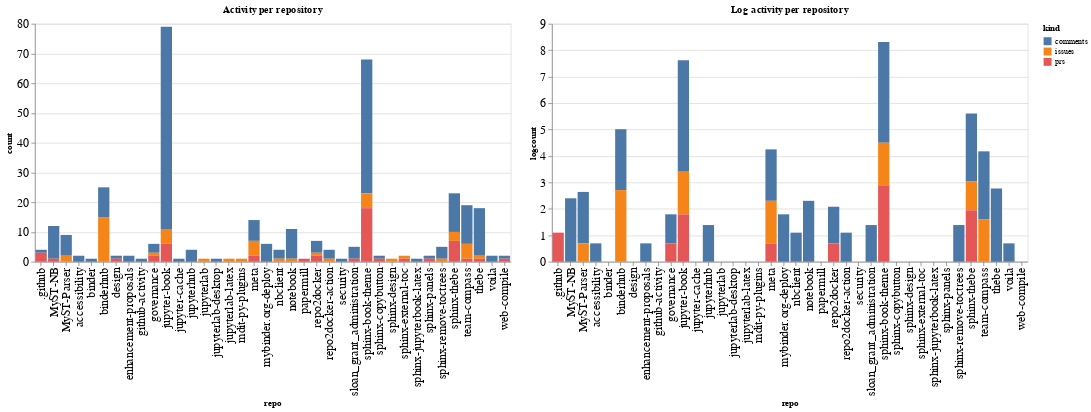

Source (notebook cell):
### Code cell
ch1 = alt.Chart(repo_summaries, width=600, title="Activity per repository").mark_bar().encode(
    x='repo',
    y='count',
    color='kind',
    tooltip="kind"
)

ch2 = alt.Chart(repo_summaries, width=600, title="Log activity per repository").mark_bar().encode(
    x='repo',
    y='logcount',
    color='kind',
    tooltip="kind"
)

ch1 | ch2

### Figure 1 — Vega-Lite specification as saved in the notebook (floating-point values rounded to 4 significant figures)
{"config": {"axisLeft": {"labelFontSize": 15}, "axisBottom": {"labelFontSize": 15}}, "hconcat": [{"mark": "bar", "encoding": {"color": {"type": "nominal", "field": "kind"}, "tooltip": {"type": "nominal", "field": "kind"}, "x": {"type": "nominal", "field": "repo"}, "y": {"type": "quantitative", "field": "count"}}, "title": "Activity per repository", "width": 600}, {"mark": "bar", "encoding": {"color": {"type": "nominal", "field": "kind"}, "tooltip": {"type": "nominal", "field": "kind"}, "x": {"type": "nominal", "field": "repo"}, "y": {"type": "quantitative", "field": "logcount"}}, "title": "Log activity per repository", "width": 600}], "data": {"name": "data-efa787441f78536d49b9033b07c32b58"}, "$schema": "https://vega.github.io/schema/vega-lite/v4.8.1.json", "datasets": {"data-efa787441f78536d49b9033b07c32b58": [{"repo": ".github", "kind": "comments", "count": 1, "logcount": 0.0}, {"repo": ".github", "kind": "prs", "count": 3, "logcount": 1.099}, {"repo": "MyST-NB", "kind": "comments", "count": 11, "logcount": 2.398}, {"repo": "MyST-NB", "kind": "prs", "count": 1, "logcount": 0.0}, {"repo": "MyST-Parser", "kind": "comments", "count": 7, "logcount": 1.946}, {"repo": "MyST-Parser", "kind": "issues", "count": 2, "logcount": 0.6931}, {"repo": "accessibility", "kind": "comments", "count": 2, "logcount": 0.6931}, {"repo": "binder", "kind": "comments", "count": 1, "logcount": 0.0}, {"repo": "binderhub", "kind": "comments", "count": 10, "logcount": 2.303}, {"repo": "binderhub", "kind": "issues", "count": 15, "logcount": 2.708}, {"repo": "design", "kind": "comments", "count": 1, "logcount": 0.0}, {"repo": "design", "kind": "prs", "count": 1, "logcount": 0.0}, {"repo": "enhancement-proposals", "kind": "comments", "count": 2, "logcount": 0.6931}, {"repo": "github-activity", "kind": "comments", "count": 1, "logcount": 0.0}, {"repo": "governance", "kind": "comments", "count": 3, "logcount": 1.099}, {"repo": "governance", "kind": "issues", "count": 1, "logcount": 0.0}, {"repo": "governance", "kind": "prs", "count": 2, "logcount": 0.6931}, {"repo": "jupyter-book", "kind": "comments", "count": 68, "logcount": 4.22}, {"repo": "jupyter-book", "kind": "issues", "count": 5, "logcount": 1.609}, {"repo": "jupyter-book", "kind": "prs", "count": 6, "logcount": 1.792}, {"repo": "jupyter-cache", "kind": "comments", "count": 1, "logcount": 0.0}, {"repo": "jupyterhub", "kind": "comments", "count": 4, "logcount": 1.386}, {"repo": "jupyterlab", "kind": "issues", "count": 1, "logcount": 0.0}, {"repo": "jupyterlab-desktop", "kind": "comments", "count": 1, "logcount": 0.0}, {"repo": "jupyterlab-latex", "kind": "issues", "count": 1, "logcount": 0.0}, {"repo": "mdit-py-plugins", "kind": "issues", "count": 1, "logcount": 0.0}, {"repo": "meta", "kind": "comments", "count": 7, "logcount": 1.946}, {"repo": "meta", "kind": "issues", "count": 5, "logcount": 1.609}, {"repo": "meta", "kind": "prs", "count": 2, "logcount": 0.6931}, {"repo": "mybinder.org-deploy", "kind": "comments", "count": 6, "logcount": 1.792}, {"repo": "nbclient", "kind": "comments", "count": 3, "logcount": 1.099}, {"repo": "nbclient", "kind": "issues", "count": 1, "logcount": 0.0}, {"repo": "notebook", "kind": "comments", "count": 10, "logcount": 2.303}, {"repo": "notebook", "kind": "issues", "count": 1, "logcount": 0.0}, {"repo": "papermill", "kind": "prs", "count": 1, "logcount": 0.0}, {"repo": "repo2docker", "kind": "comments", "count": 4, "logcount": 1.386}, {"repo": "repo2docker", "kind": "issues", "count": 1, "logcount": 0.0}, {"repo": "repo2docker", "kind": "prs", "count": 2, "logcount": 0.6931}, {"repo": "repo2docker-action", "kind": "comments", "count": 3, "logcount": 1.099}, {"repo": "repo2docker-action", "kind": "issues", "count": 1, "logcount": 0.0}, {"repo": "security", "kind": "comments", "count": 1, "logcount": 0.0}, {"repo": "sloan_grant_administration", "kind": "comments", "count": 4, "logcount": 1.386}, {"repo": "sloan_grant_administration", "kind": "prs", "count": 1, "logcount": 0.0}, {"repo": "sphinx-book-theme", "kind": "comments", "count": 45, "logcount": 3.807}, {"repo": "sphinx-book-theme", "kind": "issues", "count": 5, "logcount": 1.609}, {"repo": "sphinx-book-theme", "kind": "prs", "count": 18, "logcount": 2.89}, {"repo": "sphinx-copybutton", "kind": "comments", "count": 1, "logcount": 0.0}, {"repo": "sphinx-copybutton", "kind": "prs", "count": 1, "logcount": 0.0}, {"repo": "sphinx-design", "kind": "issues", "count": 1, "logcount": 0.0}, {"repo": "sphinx-external-toc", "kind": "issues", "count": 1, "logcount": 0.0}, {"repo": "sphinx-external-toc", "kind": "prs", "count": 1, "logcount": 0.0}, {"repo": "sphinx-jupyterbook-latex", "kind": "comments", "count": 1, "logcount": 0.0}, {"repo": "sphinx-panels", "kind": "comments", "count": 1, "logcount": 0.0}, {"repo": "sphinx-panels", "kind": "prs", "count": 1, "logcount": 0.0}, {"repo": "sphinx-remove-toctrees", "kind": "comments", "count": 4, "logcount": 1.386}, {"repo": "sphinx-remove-toctrees", "kind": "issues", "count": 1, "logcount": 0.0}, {"repo": "sphinx-thebe", "kind": "comments", "count": 13, "logcount": 2.565}, {"repo": "sphinx-thebe", "kind": "issues", "count": 3, "logcount": 1.099}, {"repo": "sphinx-thebe", "kind": "prs", "count": 7, "logcount": 1.946}, {"repo": "team-compass", "kind": "comments", "count": 13, "logcount": 2.565}, {"repo": "team-compass", "kind": "issues", "count": 5, "logcount": 1.609}, {"repo": "team-compass", "kind": "prs", "count": 1, "logcount": 0.0}, {"repo": "thebe", "kind": "comments", "count": 16, "logcount": 2.773}, {"repo": "thebe", "kind": "issues", "count": 1, "logcount": 0.0}, {"repo": "thebe", "kind": "prs", "count": 1, "logcount": 0.0}, {"repo": "voila", "kind": "comments", "count": 2, "logcount": 0.6931}, {"repo": "web-compile", "kind": "comments", "count": 1, "logcount": 0.0}, {"repo": "web-compile", "kind": "prs", "count": 1, "logcount": 0.0}]}}
